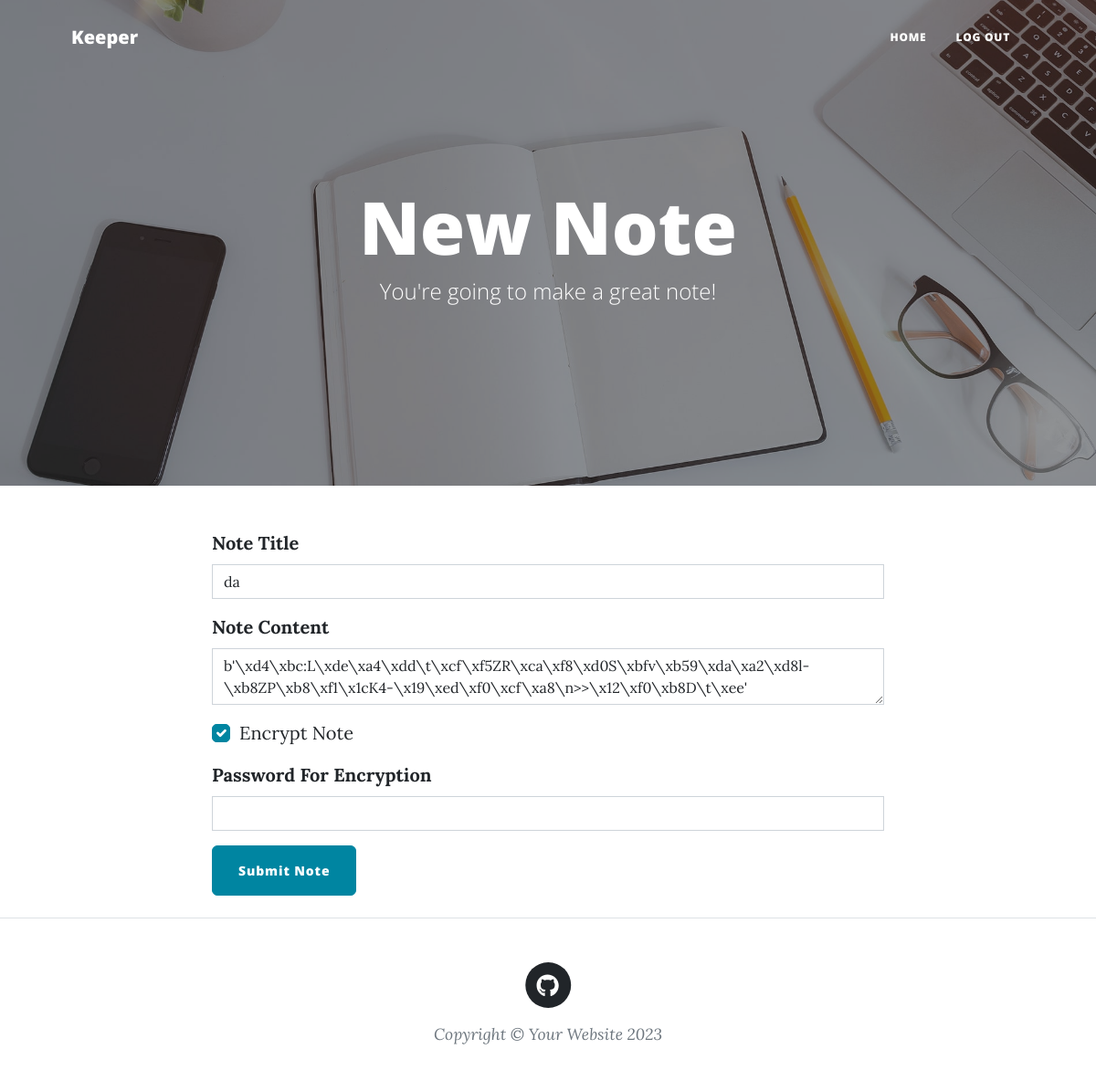
Screenshot of /note/1/edit (signed in) with the database file from the repository.
### app.py (models this page shows)
class Note(db.Model):
    __tablename__ = "notes"
    id = db.Column(db.Integer, primary_key=True)
    author_id = db.Column(db.Integer, db.ForeignKey("users.id"))
    author = relationship("User", back_populates="notes")
    title = db.Column(db.String(250), nullable=False)
    date = db.Column(db.String(250), nullable=False)
    body = db.Column(db.Text, nullable=False)
    encrypted = db.Column(db.Boolean, nullable=False)
    password = db.Column(db.String(250), nullable=True)
    iv = db.Column(db.String(250), nullable=True)

### app.py (the view)
@app.route('/note/<int:note_id>/edit', methods=['GET', 'POST'])
@note_author_required
def edit_note(note_id):
    note = db.get_or_404(Note, note_id)
    form = CreateNoteForm(
        title=note.title,
        body=note.body,
        encrypted=note.encrypted,
        password=note.password,
    )
    if form.validate_on_submit():
        note.title = form.title.data
        note.body = form.body.data
        db.session.commit()
        return redirect(url_for("show_note", note_id=note.id))
    return render_template("make-note.html", form=form, current_user=current_user)

### forms.py
class CreateNoteForm(FlaskForm):
    title = StringField("Note Title", validators=[DataRequired()])
    body = CleanMarkdownField("Note Content", validators=[DataRequired()])
    encrypted = BooleanField("Encrypt Note")
    password = PasswordField("Password For Encryption",
                             validators=[Length(min=0, max=16, message="Password must be 16 characters long.", )])
    submit = SubmitField("Submit Note")

### app.py (called while the page is built)
@login_manager.user_loader
def load_user(user_id):
    return db.get_or_404(User, user_id)

def note_author_required(f):
    @wraps(f)
    def decorated_function(*args, **kwargs):
        note_id = kwargs['note_id']
        note = db.get_or_404(Note, note_id)
        if note.author != current_user:
            abort(403)
        return f(*args, **kwargs)
    return decorated_function

### templates/make-note.html (shortened to what this page needs)
{% from "bootstrap5/form.html" import render_form %}
{% block content %}
{% include "header.html" %}
<header
  class="masthead"
  style="background-image: url('../static/assets/img/edit-bg.jpg')"
>
  <div class="container position-relative px-4 px-lg-5">
    <div class="row gx-4 gx-lg-5 justify-content-center">
      <div class="col-md-10 col-lg-8 col-xl-7">
        <div class="page-heading">
          {% if is_edit %}
          <h1>Edit Note</h1>
          {% else: %}
         <h1>New Note</h1>
          {% endif %}
          <span class="subheading"
            >You're going to make a great note!</span
          >
        </div>
      </div>
    </div>
  </div>
</header>
<main class="mb-4">
  <div class="container">
    <div class="row">
      <div class="col-lg-8 col-md-10 mx-auto">
        {{ render_form(form, novalidate=True, button_map={"submit": "primary"}) }}
      </div>
    </div>
  </div>
</main>
{% include "footer.html" %} {% endblock %}

### rows the page displays
Note: title "da", body "b'\\xd4\\xbc:L\\xde\\xa4\\xdd\\t\\xcf\\xf5ZR\\xca\\xf8\\xd0S\\xbfv\\xb59\\xda\\xa2\\xd8l-\\xb8ZP\\xb8\\xf1\\x1cK4-\\x19\\xed\\xf0\\xcf\\xa8\\n>>\\x12\\xf0\\xb8D\\t\\xee'", encrypted "☑"
